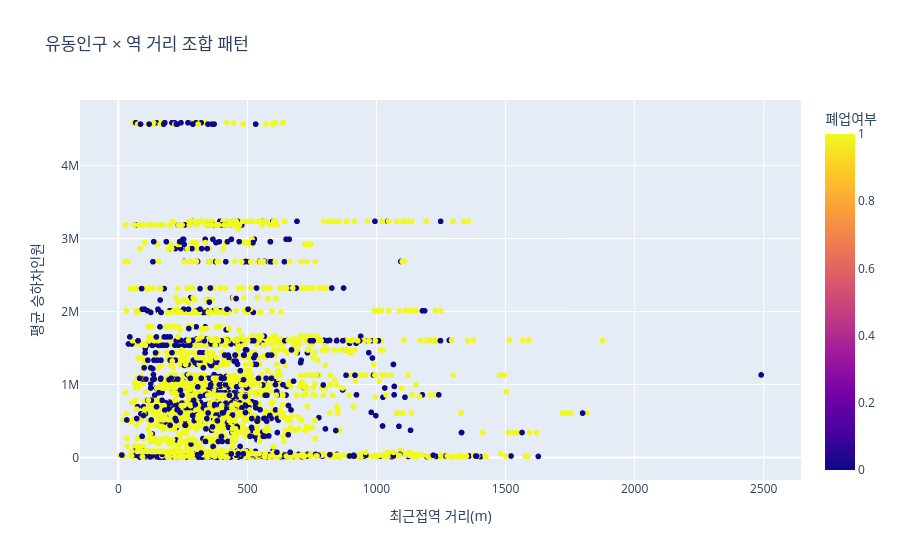

Notebook code cell kept with this figure:
### Markdown cell above
**접근성과 폐업여부의 p-value 결과**
- p-value 0.3395로 통계적으로 유의미하지않았음
> 역거리와 유동인구를 조합한 접근성 지표만으로는 폐업을 충분히 설명하기 어려움

### Code cell
# 유동인구 × 역 거리 산점도 시각화

fig = px.scatter(
    df_final,
    x='최근접역_거리(m)',
    y='평균승하차인원',
    color='폐업여부',
    title='유동인구 × 역 거리 조합 패턴',
    labels={'최근접역_거리(m)': '최근접역 거리(m)',
            '평균승하차인원': '평균 승하차인원',
            '폐업여부': '폐업여부'},
    opacity=1
)
fig.show()

### Figure 1 — Plotly figure (JSON) as saved in the notebook; plotly's stock layout.template omitted (floating-point values rounded to 4 significant figures; data arrays with more than 128 entries replaced by an {"elided": "..."} marker saying what was removed)
{"data": [{"hovertemplate": "최근접역 거리(m)=%{x}<br>평균 승하차인원=%{y}<br>폐업여부=%{marker.color}<extra></extra>", "legendgroup": "", "marker": {"color": {"elided": "3909 int values"}, "coloraxis": "coloraxis", "opacity": 1, "symbol": "circle"}, "mode": "markers", "name": "", "showlegend": false, "type": "scattergl", "x": {"elided": "3909 float values"}, "xaxis": "x", "y": {"elided": "3909 float values"}, "yaxis": "y"}], "layout": {"autosize": true, "coloraxis": {"colorbar": {"title": {"text": "폐업여부"}}, "colorscale": [[0, "#0d0887"], [0.1111, "#46039f"], [0.2222, "#7201a8"], [0.3333, "#9c179e"], [0.4444, "#bd3786"], [0.5556, "#d8576b"], [0.6667, "#ed7953"], [0.7778, "#fb9f3a"], [0.8889, "#fdca26"], [1, "#f0f921"]]}, "legend": {"tracegroupgap": 0}, "title": {"text": "유동인구 × 역 거리 조합 패턴"}, "xaxis": {"anchor": "y", "autorange": true, "domain": [0, 1], "range": [-145.2, 2641.0], "title": {"text": "최근접역 거리(m)"}, "type": "linear"}, "yaxis": {"anchor": "x", "autorange": true, "domain": [0, 1], "range": [-374800.0, 4964000.0], "title": {"text": "평균 승하차인원"}, "type": "linear"}}}
